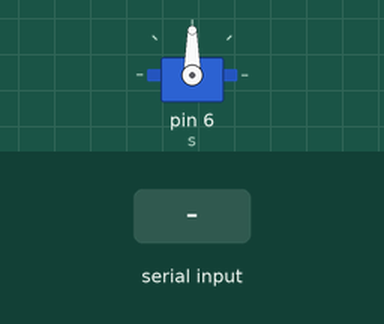
Recording of a sketch running on a simulated Arduino Uno, built with avr-gcc and run on an emulated ATmega328P. On the bench: servo. The test bench sets the inputs (shaded band).

Above: at 1.2 s.
1.3 s: "0" received over Serial
At 1.6 s:
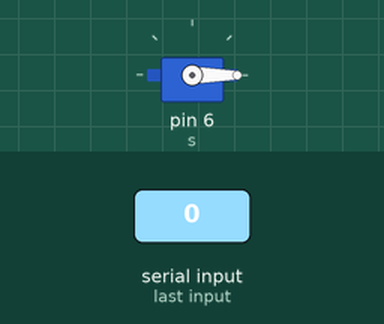
2.8 s: "1" received over Serial
At 4.0 s:
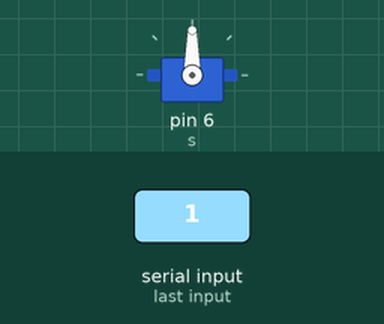
Timing chart, 0 to 9.3 s (numbered marks = the images above; inputs shaded):
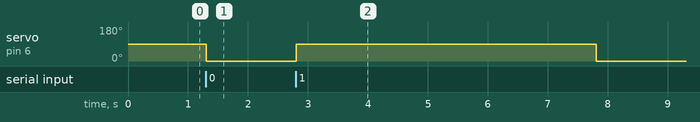

The sketch:

arduino_code.ino
```cpp
#include <Servo.h>
Servo s;

String x;
void setup() {
 Serial.begin(9600);
 Serial.setTimeout(1);
 s.attach(6);
}
void loop() {
 while (!Serial.available());
 x = Serial.readString();
 if(x=="1"){
  s.write(90);
  delay(5000);
  //x = "4567";
  }
  s.write(0);
}
```

Measured:
- after the input at 1.3 s, servo on pin 6 (s): 90° → 0° at once
- after the input at 2.8 s, servo on pin 6 (s): 0° → 90° at once, → 0° 5.0 s later
